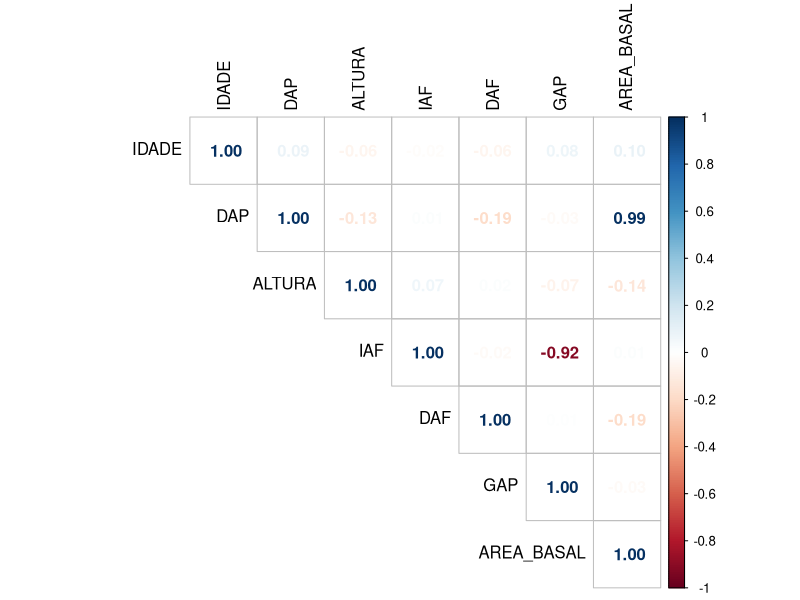
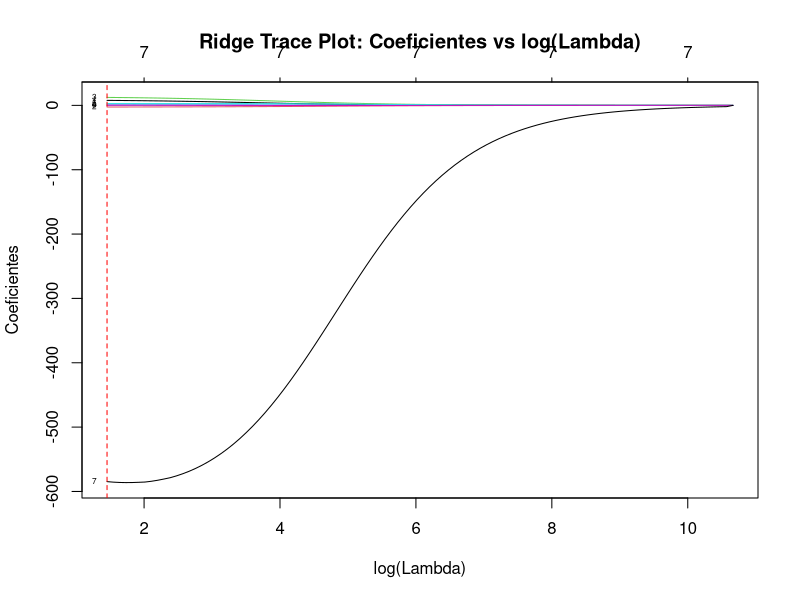
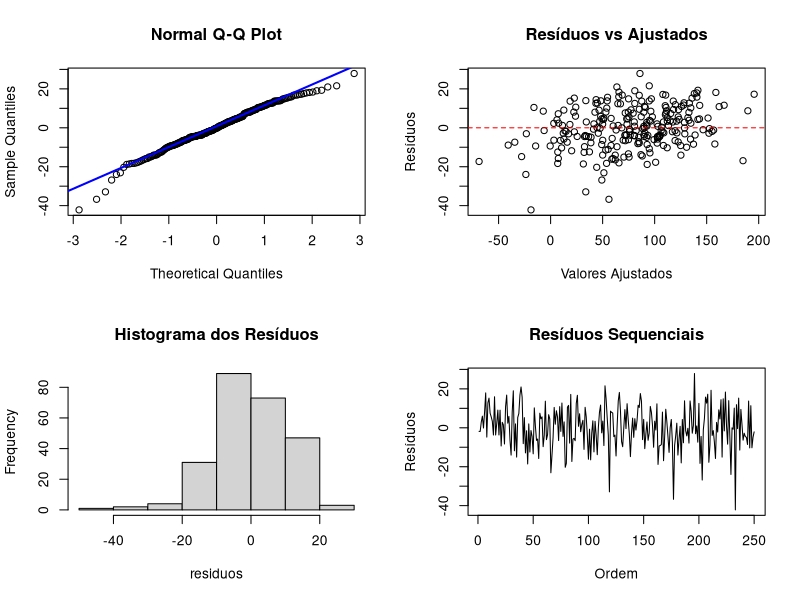

R code for these plots, in order: (Note: this script raises an error after producing the figures.)

# Carregar bibliotecas
library(readxl)
library(car)
library(corrplot)
library(glmnet)
library(caret)
library(lmtest)

# 1. Leitura dos dados
dados <- read_excel("dados_pinus.xlsx")
head(dados)

# 2. Matriz de correlação
correl <- cor(dados[, -1])
corrplot(correl, method = "number", type = "upper", tl.col = "black")

# 3. Regressão linear múltipla inicial para diagnóstico
modelo_mlm <- lm(VOLUME ~ ., data = dados)
summary(modelo_mlm)
vif(modelo_mlm)  # Diagnóstico de multicolinearidade




# 4. Preparar dados para glmnet (sem intercepto)
x <- model.matrix(VOLUME ~ ., dados)[, -1]
y <- dados$VOLUME

# 5. Ridge regression com validação cruzada
cv_ridge <- cv.glmnet(x, y, alpha = 0, standardize = TRUE)

# 6. Melhor valor de lambda (k)
best_lambda <- cv_ridge$lambda.min
cat("Melhor lambda (k):", best_lambda, "\n")

# 7. Modelo final com melhor lambda
modelo_final <- glmnet(x, y, alpha = 0, 
                       lambda = best_lambda, 
                       standardize = TRUE)
coef(modelo_final)

# 8. Ridge Trace Plot (Coeficientes vs log(lambda))
modelo_ridge_seq <- glmnet(x, y, alpha = 0, standardize = TRUE)
plot(modelo_ridge_seq, xvar = "lambda", label = TRUE,
     main = "Ridge Trace Plot: Coeficientes vs log(Lambda)",
     xlab = "log(Lambda)", ylab = "Coeficientes")
abline(v = log(best_lambda), col = "red", lty = 2)

# 9. Avaliação do modelo
y_pred <- predict(modelo_final, s = best_lambda, newx = x)
R2 <- cor(y, y_pred)^2
cat("R² do modelo Ridge:", R2, "\n")

# 10. Diagnóstico dos resíduos
residuos <- y - y_pred

par(mfrow = c(2, 2))
qqnorm(residuos); qqline(residuos, col = "blue", lwd = 2)
plot(y_pred, residuos, main = "Resíduos vs Ajustados",
     xlab = "Valores Ajustados", ylab = "Resíduos"); abline(h = 0, col = "red", lty = 2)
hist(residuos, main = "Histograma dos Resíduos", col = "lightgray")
plot(residuos, type = "l", main = "Resíduos Sequenciais", ylab = "Resíduos", xlab = "Ordem")

# 11. Testes estatísticos
cat("Teste de Shapiro-Wilk (normalidade):\n")
print(shapiro.test(residuos))

cat("\nTeste de Durbin-Watson (autocorrelação):\n")
print(dwtest(VOLUME ~ ., data = dados))



#----------------- Sem Area Basal
# Criar novo conjunto sem AREA_BASAL

modelo_sem_area <- lm(VOLUME ~ . - AREA_BASAL, data = dados)
cat("\nVIF sem Área Basal:\n")
vif(modelo_sem_area)
coef(modelo_sem_area)

dados_sem_area <- dados %>% select(-AREA_BASAL)
x2 <- model.matrix(VOLUME ~ ., dados_sem_area)[, -1]
y2 <- dados_sem_area$VOLUME

# Ridge sem AREA_BASAL
set.seed(123)
cv_ridge2 <- cv.glmnet(x2, y2, alpha = 0, standardize = TRUE)
best_lambda2 <- cv_ridge2$lambda.min
modelo_ridge2 <- glmnet(x2, y2, alpha = 0, lambda = best_lambda2, standardize = TRUE)


# Avaliação
y2_pred <- predict(modelo_ridge2, newx = x2, s = best_lambda2)
R2_2 <- cor(y2, y2_pred)^2
cat("R² sem Área Basal:", R2_2, "\n")


# R² com e sem área basal
cat("R² com Área Basal:", R2, "\n")
cat("R² sem Área Basal:", R2_2, "\n")
cat("Diferença (ΔR²):", R2 - R2_2, "\n")





